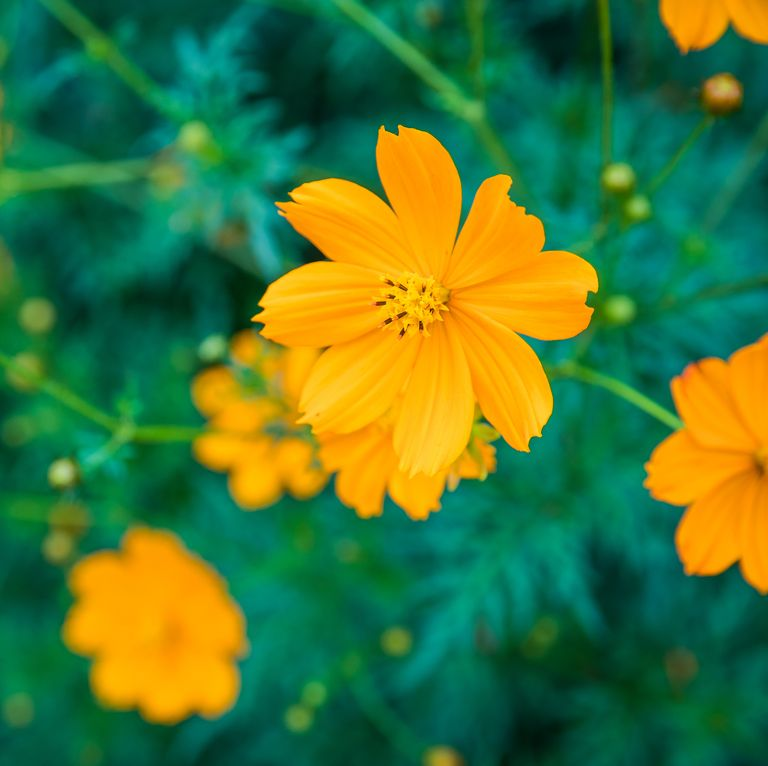
#> input picture Flower2.jpg, 768 x 766 px, found by its file name
$ python 'Edge_Detection copy.py'
#> lines starting #> are read from the running program, lines starting #| are printed output that depends on the picture
import cv2
import numpy as np

img = cv2.imread('Flower2.jpg')
#> img is the input picture: shape (766, 768, 3); mean B, G, R 53.5, 119, 68.8
gray = cv2.cvtColor(img,cv2.COLOR_BGR2GRAY)
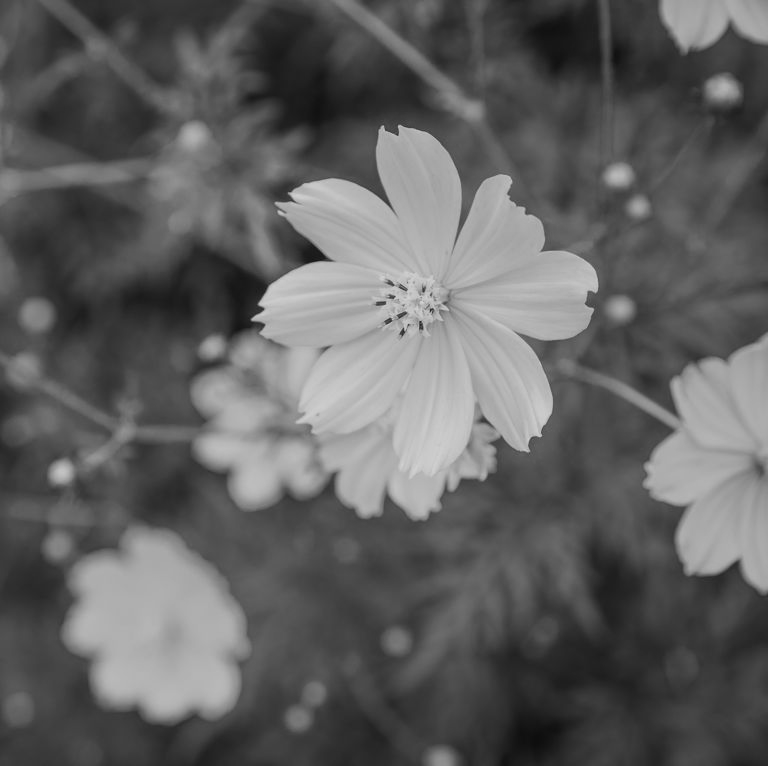
#> gray: shape (766, 768); min 14, max 214, mean 96.5

sobelx_kernel=np.array([(-1,-2,-1),
                           (0,0,0),
                           (1,2,1)])

sobely_kernel=np.array([(-1,0,1),
                         (-2,0,2),
                         (-1,0,1)])

blur_kernel = np.ones((25,25))/625

Sobelx = cv2.filter2D(gray,-1,sobelx_kernel)
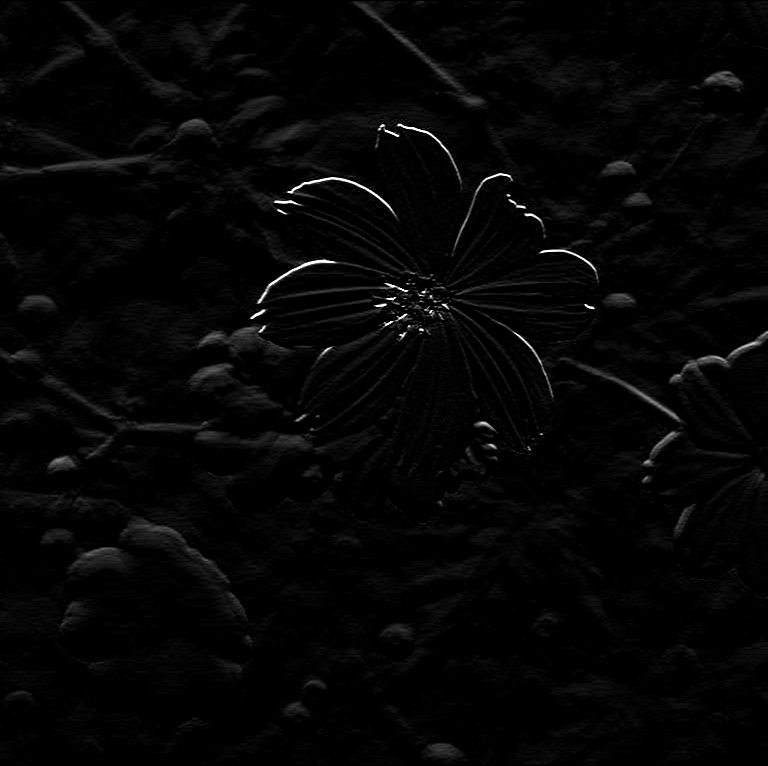
#> Sobelx: shape (766, 768); min 0, max 255, mean 5.1
Sobely = cv2.filter2D(gray,-1,sobely_kernel)
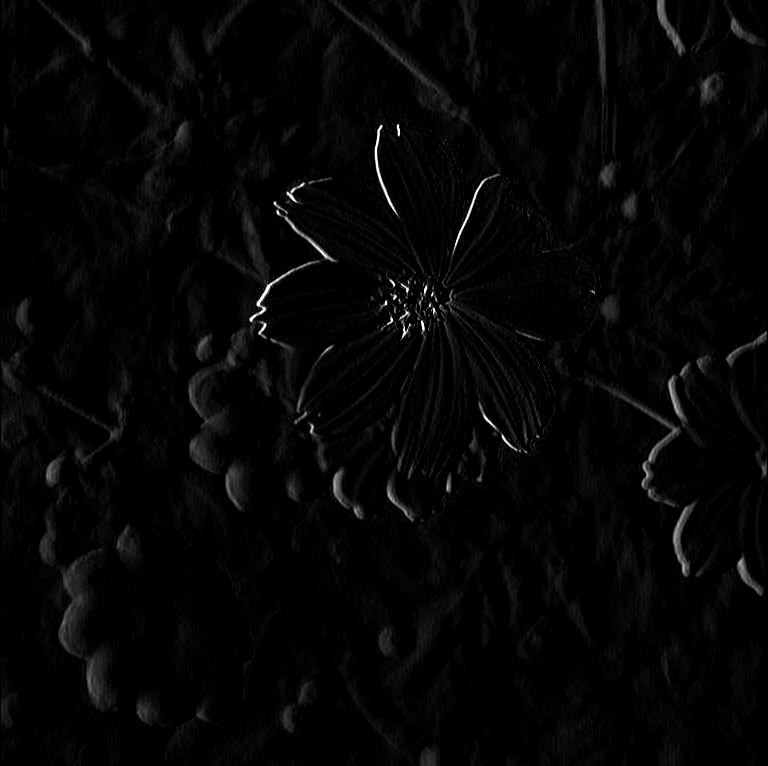
#> Sobely: shape (766, 768); min 0, max 255, mean 5.2
canny = cv2.Canny(img,100,100)
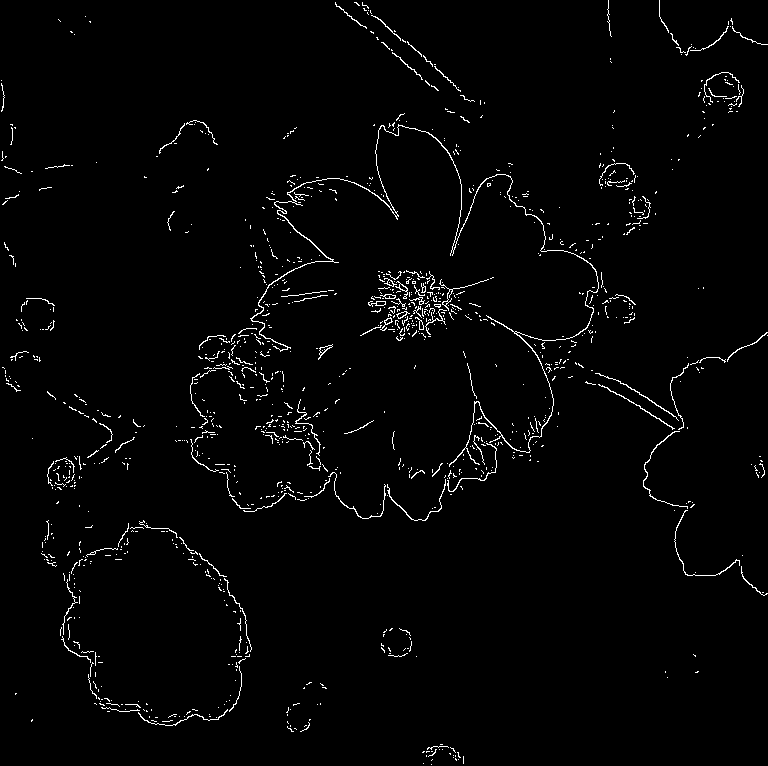
#> canny: shape (766, 768); 1.9% white in thin lines or dots
blur = cv2.filter2D(img,-1,blur_kernel)
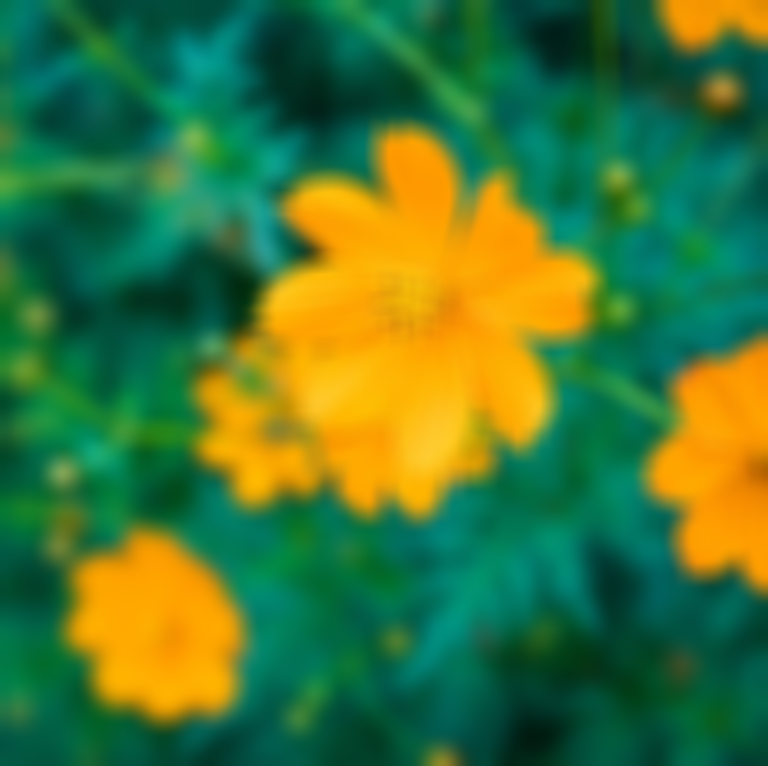
#> blur: shape (766, 768, 3); mean B, G, R 53.5, 119, 68.8

cv2.imshow("Sobelx",Sobelx)
cv2.imshow("Sobely",Sobely)
cv2.imshow("Canny",blur)

cv2.waitKey(0)
